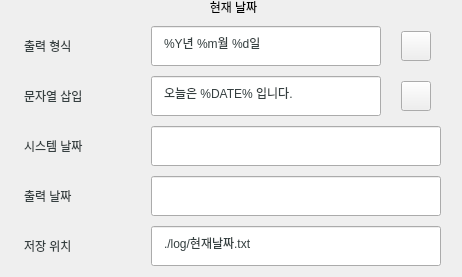
              <widget class="QGroupBox" name="groupBox">
               <property name="styleSheet">
                <string notr="true">

QGroupBox  {
    border:0px;
    border-radius: 15px;
	font: 75 15px&quot;Gong Gothic&quot;;
}

QGroupBox::title  {
    font: 20px;
    subcontrol-position: top center;
    padding: 5px 8000px 5px 8000px;
}</string>
               </property>
               <property name="title">
                <string>현재 날짜</string>
               </property>
               <layout class="QGridLayout" name="gridLayout_4">
                <property name="topMargin">
                 <number>11</number>
                </property>
                <item row="0" column="0">
                 <layout class="QGridLayout" name="gridLayout_6">
                  <property name="sizeConstraint">
                   <enum>QLayout::SetMaximumSize</enum>
                  </property>
                  <property name="leftMargin">
                   <number>0</number>
                  </property>
                  <property name="topMargin">
                   <number>15</number>
                  </property>
                  <property name="rightMargin">
                   <number>10</number>
                  </property>
                  <property name="spacing">
                   <number>10</number>
                  </property>
                  <item row="0" column="0">
                   <widget class="QLabel" name="st_user_name">
                    <property name="minimumSize">
                     <size>
                      <width>130</width>
                      <height>40</height>
                     </size>
                    </property>
                    <property name="maximumSize">
                     <size>
                      <width>130</width>
                      <height>40</height>
                     </size>
                    </property>
                    <property name="autoFillBackground">
                     <bool>false</bool>
                    </property>
                    <property name="styleSheet">
                     <string notr="true">padding: 10px;;
font: 20px &quot;Gong Gothic&quot;;
color :   #353F40;</string>
                    </property>
                    <property name="text">
                     <string>출력 형식</string>
                    </property>
                    <property name="margin">
                     <number>0</number>
                    </property>
                   </widget>
                  </item>
                  <item row="0" column="1">
                   <widget class="QLineEdit" name="date_output_format">
                    <property name="sizePolicy">
                     <sizepolicy hsizetype="Fixed" vsizetype="Expanding">
                      <horstretch>0</horstretch>
                      <verstretch>0</verstretch>
                     </sizepolicy>
                    </property>
                    <property name="minimumSize">
                     <size>
                      <width>200</width>
                      <height>40</height>
                     </size>
                    </property>
                    <property name="maximumSize">
                     <size>
                      <width>230</width>
                      <height>40</height>
                     </size>
                    </property>
                    <property name="styleSheet">
                     <string notr="true">padding: 10px;
font: 15px&quot;Gong Gothic Light&quot;;
color :   #353F40;</string>
                    </property>
                    <property name="text">
                     <string>%Y년 %m월 %d일</string>
                    </property>
                    <property name="alignment">
                     <set>Qt::AlignLeading|Qt::AlignLeft|Qt::AlignVCenter</set>
                    </property>
                   </widget>
                  </item>
                  <item row="2" column="0">
                   <widget class="QLabel" name="st_user_open">
                    <property name="minimumSize">
                     <size>
                      <width>130</width>
                      <height>40</height>
                     </size>
                    </property>
                    <property name="maximumSize">
                     <size>
                      <width>130</width>
                      <height>40</height>
                     </size>
                    </property>
                    <property name="styleSheet">
                     <string notr="true">padding: 10px;;
font: 20px &quot;Gong Gothic&quot;;
color :   #353F40;</string>
                    </property>
                    <property name="text">
                     <string>시스템 날짜</string>
                    </property>
                   </widget>
                  </item>
                  <item row="1" column="0">
                   <widget class="QLabel" name="st_user_address">
                    <property name="minimumSize">
                     <size>
                      <width>130</width>
                      <height>40</height>
                     </size>
                    </property>
                    <property name="maximumSize">
                     <size>
                      <width>130</width>
                      <height>40</height>
                     </size>
                    </property>
                    <property name="styleSheet">
                     <string notr="true">padding: 10px;;
font: 20px &quot;Gong Gothic&quot;;
color :   #353F40;</string>
                    </property>
                    <property name="text">
                     <string>문자열 삽입</string>
                    </property>
                   </widget>
                  </item>
                  <item row="1" column="1">
                   <widget class="QLineEdit" name="date_output_string">
                    <property name="sizePolicy">
                     <sizepolicy hsizetype="Fixed" vsizetype="Fixed">
                      <horstretch>0</horstretch>
                      <verstretch>0</verstretch>
                     </sizepolicy>
                    </property>
                    <property name="minimumSize">
                     <size>
                      <width>230</width>
                      <height>40</height>
                     </size>
                    </property>
                    <property name="maximumSize">
                     <size>
                      <width>230</width>
                      <height>40</height>
                     </size>
                    </property>
                    <property name="styleSheet">
                     <string notr="true">padding: 10px;
font: 15px&quot;Gong Gothic Light&quot;;
color :   #353F40;</string>
                    </property>
                    <property name="text">
                     <string>오늘은 %DATE% 입니다.</string>
                    </property>
                    <property name="alignment">
                     <set>Qt::AlignLeading|Qt::AlignLeft|Qt::AlignVCenter</set>
                    </property>
                   </widget>
                  </item>
                  <item row="3" column="0">
                   <widget class="QLabel" name="st_user_close">
                    <property name="minimumSize">
                     <size>
                      <width>130</width>
                      <height>40</height>
                     </size>
                    </property>
                    <property name="maximumSize">
                     <size>
                      <width>130</width>
                      <height>40</height>
                     </size>
                    </property>
                    <property name="styleSheet">
                     <string notr="true">padding: 10px;;
font: 20px &quot;Gong Gothic&quot;;
color :   #353F40;</string>
                    </property>
                    <property name="text">
                     <string>출력 날짜</string>
                    </property>
                   </widget>
                  </item>
                  <item row="4" column="0">
                   <widget class="QLabel" name="st_user_week">
                    <property name="minimumSize">
                     <size>
                      <width>130</width>
                      <height>40</height>
                     </size>
                    </property>
                    <property name="maximumSize">
                     <size>
                      <width>130</width>
                      <height>40</height>
                     </size>
                    </property>
                    <property name="styleSheet">
                     <string notr="true">padding: 10px;;
font: 20px &quot;Gong Gothic&quot;;
color :   #353F40;</string>
                    </property>
                    <property name="text">
                     <string>저장 위치</string>
                    </property>
                   </widget>
                  </item>
                  <item row="4" column="1" colspan="2">
                   <widget class="QLineEdit" name="date_output_path">
                    <property name="minimumSize">
                     <size>
                      <width>0</width>
                      <height>40</height>
                     </size>
                    </property>
                    <property name="maximumSize">
                     <size>
                      <width>16777215</width>
                      <height>40</height>
                     </size>
                    </property>
                    <property name="styleSheet">
                     <string notr="true">padding: 10px;
font: 15px&quot;Gong Gothic Light&quot;;
color :   #353F40;</string>
                    </property>
                    <property name="text">
                     <string>./log/현재날짜.txt</string>
                    </property>
                    <property name="alignment">
                     <set>Qt::AlignLeading|Qt::AlignLeft|Qt::AlignVCenter</set>
                    </property>
                    <property name="readOnly">
                     <bool>true</bool>
                    </property>
                   </widget>
                  </item>
                  <item row="2" column="1" colspan="2">
                   <widget class="QLineEdit" name="date_pc">
                    <property name="minimumSize">
                     <size>
                      <width>0</width>
                      <height>40</height>
                     </size>
                    </property>
                    <property name="maximumSize">
                     <size>
                      <width>16777215</width>
                      <height>40</height>
                     </size>
                    </property>
                    <property name="styleSheet">
                     <string notr="true">padding: 10px;
font: 15px&quot;Gong Gothic Light&quot;;
color :   #353F40;</string>
                    </property>
                    <property name="alignment">
                     <set>Qt::AlignLeading|Qt::AlignLeft|Qt::AlignVCenter</set>
                    </property>
                    <property name="readOnly">
                     <bool>true</bool>
                    </property>
                   </widget>
                  </item>
                  <item row="3" column="1" colspan="2">
                   <widget class="QLineEdit" name="date_output_live">
                    <property name="minimumSize">
                     <size>
                      <width>0</width>
                      <height>40</height>
                     </size>
                    </property>
                    <property name="maximumSize">
                     <size>
                      <width>16777215</width>
                      <height>40</height>
                     </size>
                    </property>
                    <property name="styleSheet">
                     <string notr="true">padding: 10px;
font: 15px&quot;Gong Gothic Light&quot;;
color :   #353F40;</string>
                    </property>
                    <property name="frame">
                     <bool>true</bool>
                    </property>
                    <property name="alignment">
                     <set>Qt::AlignLeading|Qt::AlignLeft|Qt::AlignVCenter</set>
                    </property>
                    <property name="readOnly">
                     <bool>true</bool>
                    </property>
                   </widget>
                  </item>
                  <item row="0" column="2">
                   <layout class="QHBoxLayout" name="horizontalLayout">
                    <property name="spacing">
                     <number>0</number>
                    </property>
                    <property name="leftMargin">
                     <number>10</number>
                    </property>
                    <property name="rightMargin">
                     <number>10</number>
                    </property>
                    <item>
                     <widget class="QPushButton" name="date_output_format_reset">
                      <property name="minimumSize">
                       <size>
                        <width>30</width>
                        <height>30</height>
                       </size>
                      </property>
                      <property name="maximumSize">
                       <size>
                        <width>30</width>
                        <height>30</height>
                       </size>
                      </property>
                      <property name="styleSheet">
                       <string notr="true">border-image: url(:/icon/refresh.png);</string>
                      </property>
                      <property name="text">
                       <string/>
                      </property>
                     </widget>
                    </item>
                   </layout>
                  </item>
                  <item row="1" column="2">
                   <layout class="QHBoxLayout" name="horizontalLayout_2">
                    <property name="spacing">
                     <number>0</number>
                    </property>
                    <property name="leftMargin">
                     <number>10</number>
                    </property>
                    <property name="rightMargin">
                     <number>10</number>
                    </property>
                    <property name="bottomMargin">
                     <number>0</number>
                    </property>
                    <item>
                     <widget class="QPushButton" name="date_output_string_reset">
                      <property name="minimumSize">
                       <size>
                        <width>30</width>
                        <height>30</height>
                       </size>
                      </property>
                      <property name="maximumSize">
                       <size>
                        <width>30</width>
                        <height>30</height>
                       </size>
                      </property>
                      <property name="styleSheet">
                       <string notr="true">border-image: url(:/icon/refresh.png);</string>
                      </property>
                      <property name="text">
                       <string/>
                      </property>
                     </widget>
                    </item>
                   </layout>
                  </item>
                 </layout>
                </item>
               </layout>
              </widget>
